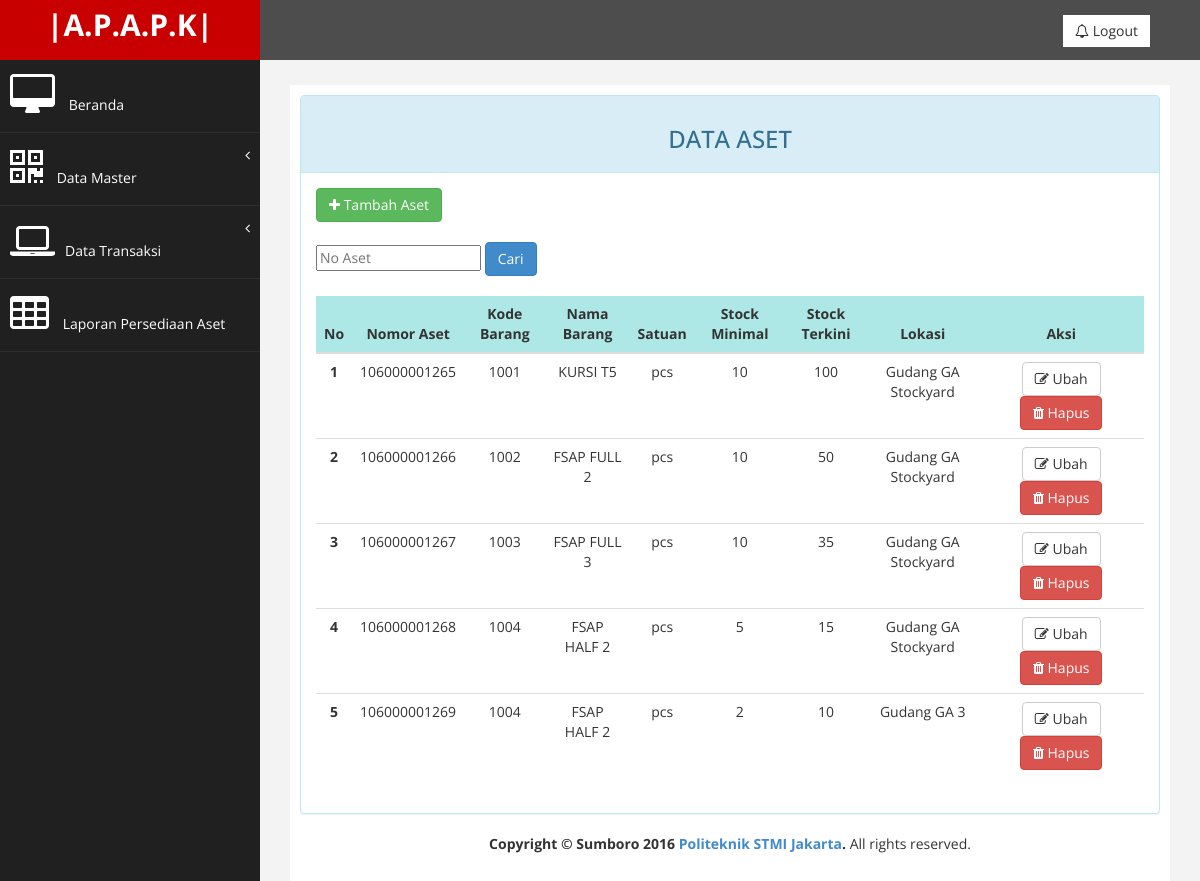
The app's page /index.php?halaman=dataaset (signed in) with its own data.
### tables this page shows
CREATE TABLE IF NOT EXISTS `aset_brg` (
  `no_aset` bigint(30) NOT NULL AUTO_INCREMENT,
  `kode_brg` int(10) NOT NULL,
  `stock` int(5) NOT NULL,
  `satuan` varchar(10) NOT NULL,
  `stock_min` int(5) NOT NULL,
  `lokasi` varchar(20) NOT NULL,
  PRIMARY KEY (`no_aset`)
);

CREATE TABLE IF NOT EXISTS `ms_brg` (
  `kode_brg` int(10) NOT NULL AUTO_INCREMENT,
  `nama_brg` varchar(25) NOT NULL,
  `mata_uang` varchar(10) NOT NULL,
  `harga_brg` int(12) NOT NULL,
  `ktrg_brg` varchar(50) NOT NULL,
  PRIMARY KEY (`kode_brg`)
);

### dataaset.php (the view, shortened to what this page needs)
<?php
$no=0;
?>
<div class="row">
                <div class="col-md-12">
                    <div class="panel panel-info">
                        <div class="panel-heading" align="center">
                             <h3>DATA ASET</h3>
                        </div>
                        <div class="panel-body">
                        <a href="index.php?halaman=tambahdataaset" class="btn btn-success"><i class="fa fa-plus"></i> Tambah Aset</a>
<form name="form1" method="post" action="">
    <input type="text" name="tcari" id="tcari" placeholder="No Aset">
    <input type="submit" name="button" id="button" value="Cari" class="btn btn-primary"><br><br>
                            <div class="table-responsive">
<table class="table table-hover" id="dataTables-example">
    <thead>
        <tr bgcolor="#ADE8E6">
			<th>No</th>
            <th>Nomor Aset</th>
			<th>Kode Barang</th>
			<th>Nama Barang</th>
			<th>Satuan</th>
			<th>Stock Minimal</th>
			<th>Stock Terkini</th>
			<th>Lokasi</th>
			<th width= "20%">Aksi</th>
        </tr>
	<body>
		<?php
        if(isset($_POST['button'])){
            $tcari=$_POST['tcari'];
            $us = mysql_query("SELECT * FROM aset_brg JOIN ms_brg ON aset_brg.kode_brg = ms_brg.kode_brg WHERE no_aset LIKE '%$tcari%'");
        }else{
            $us = mysql_query("SELECT * FROM aset_brg JOIN ms_brg ON aset_brg.kode_brg = ms_brg.kode_brg order by no_aset");
        }
		while($data=mysql_fetch_array($us))
		{
			$no++;
		?>
		<tr align="center">
			<td><b><?php echo $no ; ?></b></td>
			<td><?php echo $data['no_aset']; ?></td>
			<td><?php echo $data['kode_brg']; ?></td>
			<td><?php echo $data['nama_brg']; ?></td>
			<td><?php echo $data['satuan']; ?></td>
			<td><?php echo $data['stock_min']; ?></td>
			<td><?php echo $data['stock']; ?></td>
			<td><?php echo $data['lokasi']; ?></td>
			<td>
				<a href="index.php?halaman=ubahdataaset&no_aset=<?php echo $data['no_aset']; ?>" class="btn btn-default"><i class="fa fa-edit"></i> Ubah</a>
				<a href="index.php?halaman=hapusaset&no_aset=<?php echo $data['no_aset']; ?>" onclick="return confirm('Apakah anda yakin akan menghapus data ini?')" class="btn btn-danger"><i class="fa fa-trash"></i> Hapus</a>
			</td>
		</tr>
		<?php } ?>
</table>
</form>
</div>
                        </div>
                    </div>
                </div>
            </div>

### assets/css/custom.css (style rules this page uses)
body { font-family: 'Open Sans', sans-serif; }

### records on screen
aset_brg: no_aset "106000001265", kode_brg.kode_brg "1001", kode_brg.nama_brg "KURSI T5", satuan "pcs", stock_min "10", stock "100", lokasi "Gudang GA Stockyard"
aset_brg: no_aset "106000001266", kode_brg.kode_brg "1002", kode_brg.nama_brg "FSAP FULL 2", satuan "pcs", stock_min "10", stock "50", lokasi "Gudang GA Stockyard"
aset_brg: no_aset "106000001267", kode_brg.kode_brg "1003", kode_brg.nama_brg "FSAP FULL 3", satuan "pcs", stock_min "10", stock "35", lokasi "Gudang GA Stockyard"
aset_brg: no_aset "106000001268", kode_brg.kode_brg "1004", kode_brg.nama_brg "FSAP HALF 2", satuan "pcs", stock_min "5", stock "15", lokasi "Gudang GA Stockyard"
aset_brg: no_aset "106000001269", kode_brg.kode_brg "1004", kode_brg.nama_brg "FSAP HALF 2", satuan "pcs", stock_min "2", stock "10", lokasi "Gudang GA 3"
